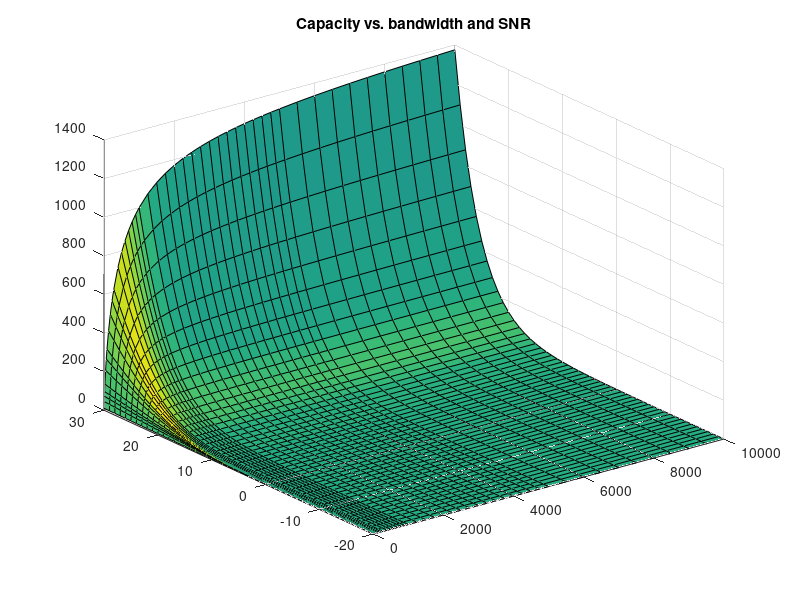

Write MATLAB code to recreate this figure.
% MATLAB script for Illustrative Problem 8.5. 
echo off
w=[1:5:20,25:20:100,130:50:300,400:100:1000,1250:250:5000,5500:500:10000];
pn0_db=[-20:1:30];
pn0=10.^(pn0_db/10);
for i=1:45
  for j=1:51
    c(i,j)=w(i)*log2(1+pn0(j)/w(i));
  end
end
echo on
pause % Press a key to see C vs. W and P/N0.
k=[0.9,0.8,0.5,0.6];
s=[-70,35];
surfl(w,pn0_db,c',s,k)
title('Capacity vs. bandwidth and SNR')
